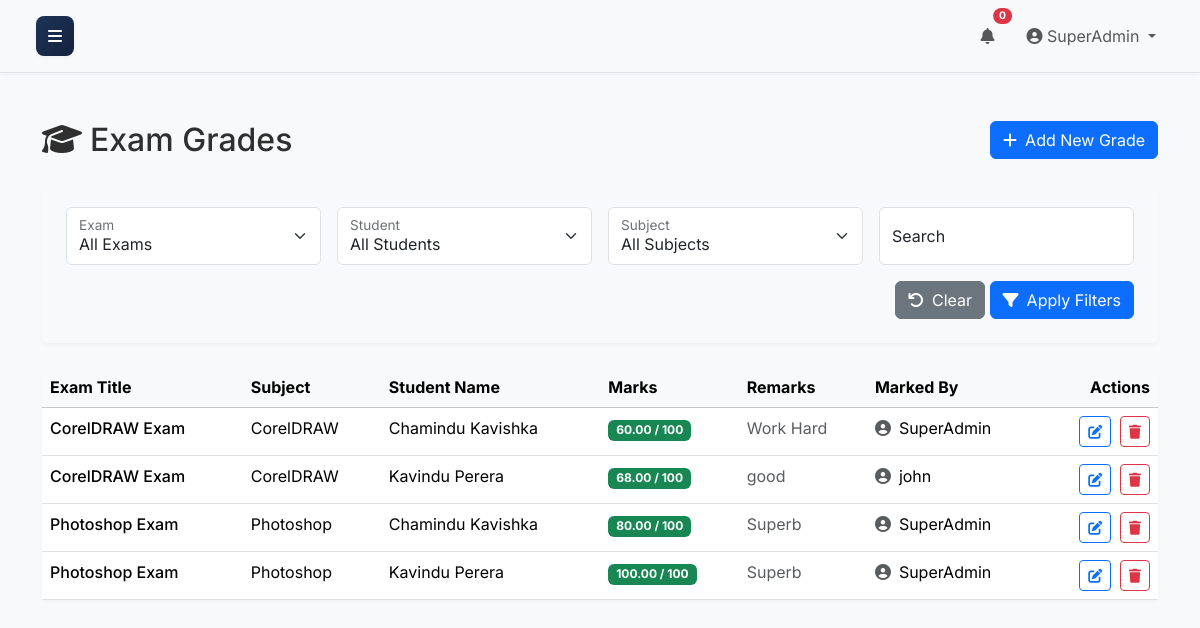
The app's page /grades/list.php (signed in) with its own data.
### tables this page shows
CREATE TABLE `exam_results` (
  `id` int(11) NOT NULL,
  `exam_id` int(11) NOT NULL,
  `student_id` int(11) NOT NULL,
  `marks_obtained` decimal(7,2) NOT NULL,
  `remarks` varchar(255) DEFAULT NULL,
  `marked_by` int(11) DEFAULT NULL,
  `created_at` timestamp NOT NULL DEFAULT current_timestamp()
);

CREATE TABLE `exams` (
  `id` int(11) NOT NULL,
  `title` varchar(200) NOT NULL,
  `subject_id` int(11) NOT NULL,
  `exam_date` date NOT NULL,
  `duration` int(11) DEFAULT 60 COMMENT 'Duration in minutes',
  `total_marks` int(11) NOT NULL,
  `weight` decimal(5,2) DEFAULT 100.00,
  `created_by` int(11) DEFAULT NULL,
  `created_at` timestamp NOT NULL DEFAULT current_timestamp()
);

CREATE TABLE `subjects` (
  `id` int(11) NOT NULL,
  `course_id` int(11) NOT NULL,
  `name` varchar(255) NOT NULL,
  `code` varchar(50) NOT NULL,
  `teacher_id` int(11) DEFAULT NULL,
  `created_at` timestamp NOT NULL DEFAULT current_timestamp()
);

CREATE TABLE `students` (
  `id` int(11) NOT NULL,
  `user_id` int(11) DEFAULT NULL,
  `student_id` varchar(255) NOT NULL,
  `first_name` varchar(255) NOT NULL,
  `last_name` varchar(255) NOT NULL,
  `dob` date NOT NULL,
  `gender` enum('M','F','O') NOT NULL,
  `year` int(11) NOT NULL,
  `address` text DEFAULT NULL,
  `contact_no` varchar(255) DEFAULT NULL,
  `status` enum('active','deleted') NOT NULL DEFAULT 'active',
  `created_at` timestamp NOT NULL DEFAULT current_timestamp(),
  `parent_user_id` int(11) DEFAULT NULL
);

CREATE TABLE `users` (
  `id` int(11) NOT NULL,
  `username` varchar(50) NOT NULL,
  `email` varchar(100) NOT NULL,
  `password` varchar(255) NOT NULL,
  `role_id` int(11) NOT NULL,
  `created_at` timestamp NOT NULL DEFAULT current_timestamp(),
  `updated_at` timestamp NOT NULL DEFAULT current_timestamp() ON UPDATE current_timestamp()
);

### config/utils.php (called while the page is built, shortened)
<?php
function has_role($role_name) {
    return isset($_SESSION['role_name']) && $_SESSION['role_name'] === $role_name;
}
?>

### public/grades/list.php (the view, shortened to what this page needs)
<?php
require_once '../../config/utils.php';
$pdo = get_pdo_connection();
$user_role = $_SESSION['role_name'];
$exam_results = [];
$records_per_page = 10;
$current_page = isset($_GET['page']) ? (int)$_GET['page'] : 1;
$offset = ($current_page - 1) * $records_per_page;
$search_query = $_GET['search'] ?? '';
$sql_base = "SELECT er.id, er.marks_obtained, er.remarks, er.created_at,
                    e.title AS exam_title, e.total_marks,
                    s.first_name, s.last_name,
                    sub.name AS subject_name,
                    u.username AS marked_by_username
             FROM exam_results er
             JOIN exams e ON er.exam_id = e.id
             JOIN students s ON er.student_id = s.id
             JOIN subjects sub ON e.subject_id = sub.id
             LEFT JOIN users u ON er.marked_by = u.id
             WHERE 1=1";
$params = [];
$sql = $sql_base . " ORDER BY er.created_at DESC LIMIT ? OFFSET ?";
$params[] = $records_per_page;
$params[] = $offset;
try {
    $stmt = $pdo->prepare($sql);
    $stmt->execute($params);
    $exam_results = $stmt->fetchAll(PDO::FETCH_ASSOC);
} catch (PDOException $e) {
    set_message('error', 'Database error fetching exam results: ' . $e->getMessage());
}
?>
<!DOCTYPE html>
<html lang="en">
<head>
    <link href="https://cdn.jsdelivr.net/npm/bootstrap@5.3.0/dist/css/bootstrap.min.css" rel="stylesheet">
    <link href="https://cdnjs.cloudflare.com/ajax/libs/font-awesome/6.4.2/css/all.min.css" rel="stylesheet">
    <link rel="stylesheet" href="../assets/css/style.css">
</head>
<body class="bg-light">
    <?php include '../includes/header.php'; ?>
    <div class="container mt-4">
        <div class="row align-items-center mb-4">
            <div class="col">
                <h2 class="mb-0">
                    <i class="fas fa-graduation-cap me-2"></i>Exam Grades
                </h2>
            </div>
            <?php if (has_role('admin') || has_role('teacher')): ?>
            <div class="col-auto">
                <a href="mark.php" class="btn btn-primary">
                    <i class="fas fa-plus me-2"></i>Add New Grade
                </a>
            </div>
            <?php endif; ?>
        </div>
        <div class="card shadow-sm mb-4">
            <div class="card-body">
                <form method="GET" action="list.php" class="mb-0">
                    <div class="row g-3">
                        <div class="col-md-3">
                            <div class="form-floating">
                                <select class="form-select" id="exam_id" name="exam_id">
                                    <option value="">All Exams</option>
                                </select>
                                <label for="exam_id">Exam</label>
                            </div>
                        </div>
                        <div class="col-md-3">
                            <div class="form-floating">
                                <select class="form-select" id="student_id" name="student_id">
                                    <option value="">All Students</option>
                                </select>
                                <label for="student_id">Student</label>
                            </div>
                        </div>
                        <div class="col-md-3">
                            <div class="form-floating">
                                <select class="form-select" id="subject_id" name="subject_id">
                                    <option value="">All Subjects</option>
                                </select>
                                <label for="subject_id">Subject</label>
                            </div>
                        </div>
                        <div class="col-md-3">
                            <div class="form-floating">
                                <input type="text" class="form-control" id="search" name="search" value="<?php echo htmlspecialchars($search_query); ?>" placeholder="Search...">
                                <label for="search">Search</label>
                            </div>
                        </div>
                        <div class="col-12 text-end">
                            <a href="list.php" class="btn btn-secondary">
                                <i class="fas fa-undo me-2"></i>Clear
                            </a>
                            <button type="submit" class="btn btn-primary">
                                <i class="fas fa-filter me-2"></i>Apply Filters
                            </button>
                        </div>
                    </div>
                </form>
            </div>
        </div>
        <?php if (empty($exam_results)): ?>
            <div class="card shadow-sm">
                <div class="card-body text-center py-5">
                    <i class="fas fa-search fa-3x text-muted mb-3"></i>
                    <h5 class="text-muted">No exam results found matching your criteria.</h5>
                </div>
            </div>
        <?php else: ?>
            <div class="card shadow-sm">
                <div class="table-responsive">
                    <table class="table table-hover mb-0">
                        <thead class="table-light">
                            <tr>
                                <th>Exam Title</th>
                                <th>Subject</th>
                                <th>Student Name</th>
                                <th>Marks</th>
                                <th>Remarks</th>
                                <th>Marked By</th>
                                <th class="text-end">Actions</th>
                            </tr>
                        </thead>
                        <tbody>
                            <?php foreach ($exam_results as $result): ?>
                                <tr>
                                    <td>
                                        <div class="fw-medium"><?php echo htmlspecialchars($result['exam_title']); ?></div>
                                    </td>
                                    <td><?php echo htmlspecialchars($result['subject_name']); ?></td>
                                    <td><?php echo htmlspecialchars($result['first_name'] . ' ' . $result['last_name']); ?></td>
                                    <td>
                                        <span class="badge text-bg-<?php echo ($result['marks_obtained'] >= ($result['total_marks'] * 0.4)) ? 'success' : 'danger'; ?>">
                                            <?php echo htmlspecialchars($result['marks_obtained']); ?> / <?php echo htmlspecialchars($result['total_marks']); ?>
                                        </span>
                                    </td>
                                    <td>
                                        <?php if (!empty($result['remarks'])): ?>
                                            <span class="text-muted"><?php echo htmlspecialchars($result['remarks']); ?></span>
                                        <?php else: ?>
                                            <span class="text-muted">-</span>
                                        <?php endif; ?>
                                    </td>
                                    <td>
                                        <div class="d-flex align-items-center">
                                            <i class="fas fa-user-circle text-muted me-2"></i>
                                            <?php echo htmlspecialchars($result['marked_by_username'] ?? 'N/A'); ?>
                                        </div>
                                    </td>
                                    <td class="text-end">
                                        <?php if ($user_role === 'admin' || $user_role === 'teacher'): ?>
                                            <a href="edit.php?id=<?php echo htmlspecialchars($result['id']); ?>" class="btn btn-sm btn-outline-primary me-1" title="Edit">
                                                <i class="fas fa-edit"></i>
                                            </a>
                                            <button type="button" class="btn btn-sm btn-outline-danger"
                                                    onclick="if(confirm('Are you sure you want to delete this grade?')) window.location.href='delete.php?id=<?php echo htmlspecialchars($result['id']); ?>';"
                                                    title="Delete">
                                                <i class="fas fa-trash"></i>
                                            </button>
                                        <?php endif; ?>
                                    </td>
                                </tr>
                            <?php endforeach; ?>
                        </tbody>
                    </table>
                </div>
            </div>
        <?php endif; ?>
    </div>
    <?php include '../includes/footer.php'; ?>
</body>
</html>

### public/assets/css/style.css (style rules this page uses)
html, body { height: 100%; margin: 0; padding: 0; }
:root { --primary-green: #1b4332; --accent-green: #2d6a4f; --light-green: #b7e4c7; --dark-green: #081c15; --professional-blue: #1d3557; --dark-blue: #14213d; --light-gray: #f0f2f5; --medium-gray: #6c757d; --border-color: #dee2e6; --primary: #1d3557; --primary-subtle: #e6eaf0; --success: #2d6a4f; --success-subtle: #e7f2ed; --warning: #ca6702; --warning-subtle: #fff1e6; --info: #184e77; --info-subtle: #e6eff4; --danger: #9b2226; --danger-subtle: #f8e7e7; --secondary: #4a4e69; --secondary-subtle: #ecedf2; --bg-dark: #f0f2f5; --card-bg: #f8f9fa; --timeline-bg: rgba(0, 0, 0, 0.03); --bg-dark: #f0f2f5; --sidebar-width: 250px; --sidebar-collapsed-width: 70px; --sidebar-transition: 0.3s; --shadow-sm: 0 .125rem .25rem rgba(0,0,0,.035); --shadow-md: 0 .5rem 1rem rgba(0,0,0,.05); --shadow-lg: 0 1rem 3rem rgba(0,0,0,.075); }
body { font-family: 'Inter', sans-serif; background-color: var(--bg-dark); overflow-x: hidden; color: #2f2f2f; }
.card { background: var(--card-bg); border: none; box-shadow: 0 2px 6px rgba(0, 0, 0, 0.04); }
.card .card-body { padding: 1.5rem; }
.shadow-sm { box-shadow: var(--shadow-sm) !important; }
@media (min-width: 992px) { body { overflow-x: hidden; } }

### records on screen
exam_results: exam.title "CorelDRAW Exam", subjects.name "CorelDRAW", student.last_name "Chamindu Kavishka", marks_obtained "60.00", exam.total_marks "100", remarks "Work Hard", marked_by.username "SuperAdmin"
exam_results: exam.title "CorelDRAW Exam", subjects.name "CorelDRAW", student.last_name "Kavindu Perera", marks_obtained "68.00", exam.total_marks "100", remarks "good", marked_by.username "john"
exam_results: exam.title "Photoshop Exam", subjects.name "Photoshop", student.last_name "Chamindu Kavishka", marks_obtained "80.00", exam.total_marks "100", remarks "Superb", marked_by.username "SuperAdmin"
exam_results: exam.title "Photoshop Exam", subjects.name "Photoshop", student.last_name "Kavindu Perera", marks_obtained "100.00", exam.total_marks "100", remarks "Superb", marked_by.username "SuperAdmin"

### other values on screen
$_SESSION['username'] "SuperAdmin"
